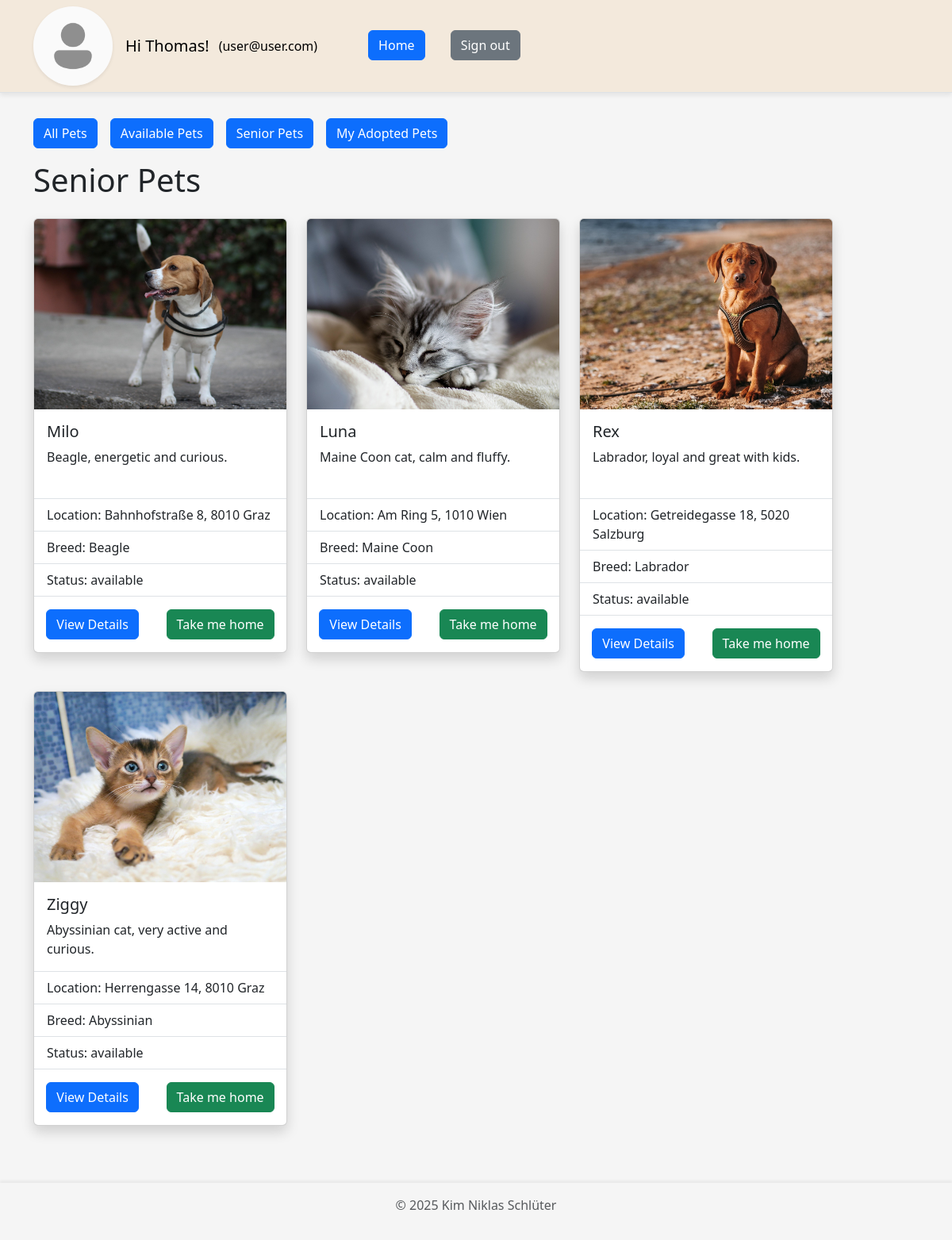
/website/home.php?senior=true (signed in), run on an earlier commit of the app's database.
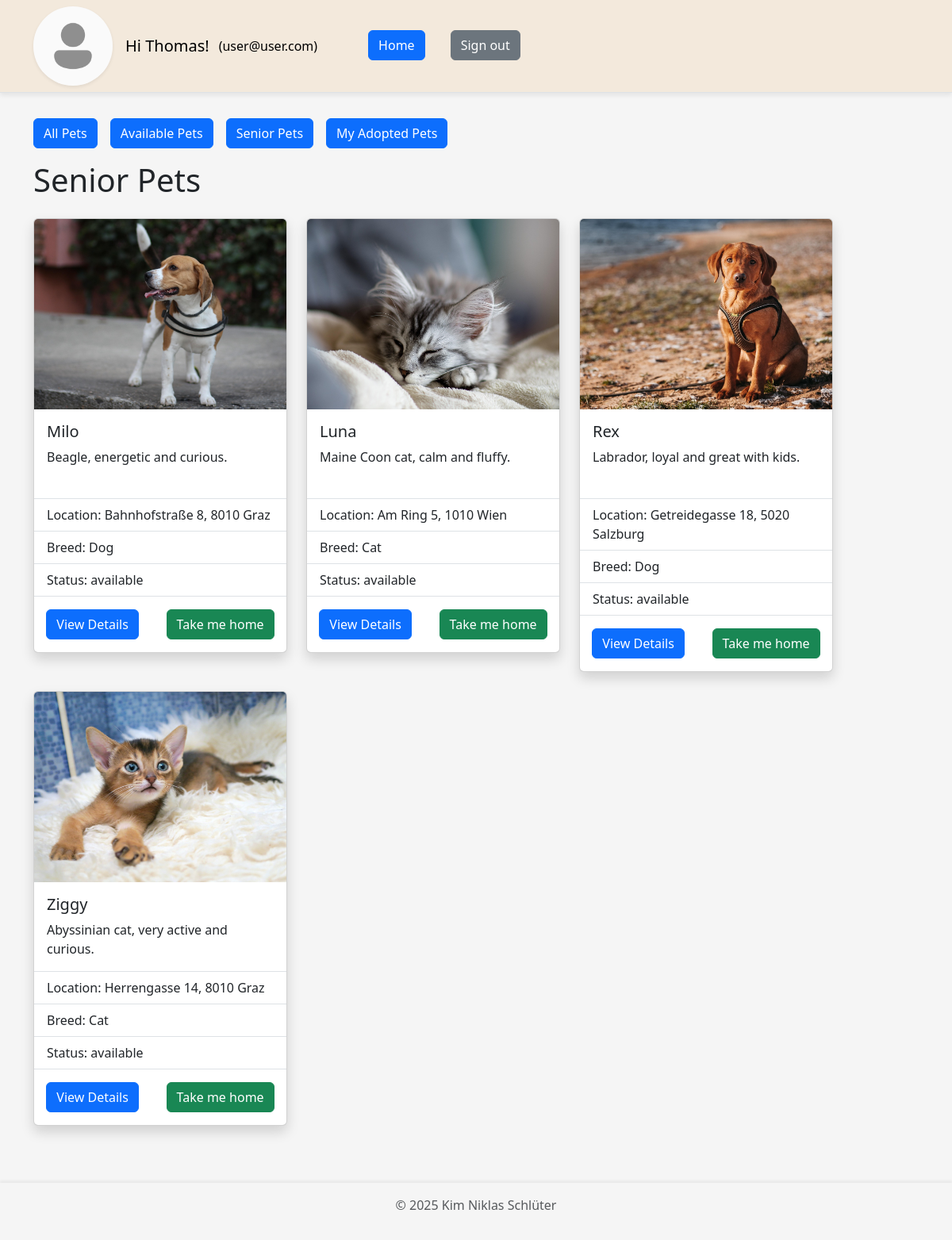
And on a later commit of the database.
### tables this page shows
CREATE TABLE `user` (
  `id` int(11) NOT NULL,
  `email` varchar(200) NOT NULL,
  `password` varchar(255) NOT NULL,
  `first_name` varchar(100) NOT NULL,
  `last_name` varchar(100) NOT NULL,
  `phone` varchar(50) NOT NULL,
  `address` varchar(100) NOT NULL,
  `picture` varchar(255) NOT NULL,
  `authority` enum('user','admin') NOT NULL
);

CREATE TABLE `animal` (
  `id` int(11) NOT NULL,
  `name` varchar(100) NOT NULL,
  `picture` varchar(255) DEFAULT NULL,
  `location` varchar(100) NOT NULL,
  `description` text DEFAULT NULL,
  `size` enum('small','default','big') NOT NULL DEFAULT 'default',
  `age` int(11) DEFAULT NULL,
  `vaccinated` tinyint(1) NOT NULL,
  `status` enum('available','adopted') NOT NULL DEFAULT 'available',
  `breed_id` int(11) NOT NULL
);

CREATE TABLE `breed` (
  `id` int(11) NOT NULL,
  `name` varchar(100) NOT NULL
);

### website/components/animals.php (called while the page is built, shortened)
<?php
require_once __DIR__ . '/db_connect.php';
require_once __DIR__ . '/util.php';
$conn = db_connect();
function create_response($status, $message, $data = [])
{
  $response = [
    "status" => $status,
    "message" => $message,
    "data" => $data
  ];
  return $response;
}
function fetch_animals_internal($sql)
{
  global $conn;
  $result = mysqli_query($conn, $sql);
  $rows = mysqli_fetch_all($result, MYSQLI_ASSOC);
  return create_response("200", "Successfully fetched animals.", $rows);
}
function get_animals_age_greater($minAge)
{
  return fetch_animals_internal("SELECT * FROM `animal` WHERE age > $minAge");
}
function get_breed_by_id($breed_id)
{
  global $conn;
  $sql = "SELECT * FROM `breed` WHERE id=$breed_id";
  $result = mysqli_query($conn, $sql);
  $row = mysqli_fetch_assoc($result);
  return $row;
}
function get_animal_picture_url($animalData)
{
  return $animalData['picture'] ? PICTURE_FOLDER_NAME . '/' . $animalData['picture'] : ANIMAL_DEFAULT_PICTURE_URL;
}

### website/components/util.php (called while the page is built, shortened)
<?php
function get_my_user_id_from_session()
{
  if (isset($_SESSION["user"])) {
    return $_SESSION["user"];
  } else if (isset($_SESSION["admin"])) {
    return $_SESSION["admin"];
  } else {
    return null;
  }
}
function get_user_data($conn, $userId)
{
  $sql = "SELECT * FROM `user` WHERE `id`='$userId'";
  $result = mysqli_query($conn, $sql);
  if ($result) {
    $row = mysqli_fetch_assoc($result);
    $defaultImgUrl = './' . PICTURE_FOLDER_NAME . '/user.png';
    if (empty($row['picture'])) {
      $row['profile_img_url'] = $defaultImgUrl;
    } else {
      $pictureUrl = './' . PICTURE_FOLDER_NAME . '/' . $row['picture'];
      if (!file_exists($pictureUrl)) {
        $row['profile_img_url'] = $defaultImgUrl;
      } else {
        $row['profile_img_url'] = $pictureUrl;
      }
    }
  }
  return $row;
}
function is_bool_input_true($varName)
{
  return isset($_GET[$varName]) && filter_var($_GET[$varName], FILTER_VALIDATE_BOOL, FILTER_NULL_ON_FAILURE) === true;
}

### website/components/card_layout.php (the view, shortened to what this page needs)
<?php
function create_card_layout_for_animals($response)
{
  $rows = $response['data'];
  $layout = "<div class='row row-cols-1 row-cols-md-2 row-cols-lg-3 row-cols-xl-3 row-cols-xxl-4
                         justify-content-center justify-content-md-start'>";
  foreach ($rows as $animal) {
    $animalPictureUrl = get_animal_picture_url($animal);
    $breedData = get_breed_by_id($animal['breed_id']);
    $layout .= "
    <div style='width: fit-content;'>
      <div class='card shadow mb-4 d-flex flex-column justify-content-between align-items-center' style='max-width: 20rem;'>";
    $layout .= "<div>
                  <div class='animal-picture-container'>
                    <img src='$animalPictureUrl' class='card-img-top animal-image' alt=''>
                  </div>
                  <div class='card-body'>
                    <h5 class='card-title'>{$animal['name']}</h5>
                    <p class='card-text' style='min-height: 48px'>{$animal['description']}</p>
                  </div>
                </div>";
    $layout .= "<div style='width: 100%'>";
    $layout .= "<ul class='list-group list-group-flush'>
                  <li class='list-group-item' style='padding: 0'></li>
                    <li class='list-group-item'>Location: {$animal['location']}</li>
                    <li class='list-group-item'>Breed: {$breedData['name']}</li>
                    <li class='list-group-item'>Status: {$animal['status']}</li>
                  <li class='list-group-item'></li>
                </ul>";
    if (isset($_SESSION['user'])) {
      $layout .= "<div class='d-flex flex-row gap-1 justify-content-around mb-3' style='width:100%'>
                    <a href='./animal_details.php?id={$animal['id']}' class='btn btn-primary'>View Details</a>";
      $layout .= "<form method='POST'>
                      <input type='hidden' name='animal_id_to_adopt' value='{$animal['id']}' />
                      <input" . (($animal['status'] != 'available') ? " disabled" : "") . " type='submit' name='adopt_animal' class='btn btn-success' value='Take me home' />
                  </form>";
      $layout .= "</div>";
    } else if (isset($_SESSION['admin'])) {
      $layout .= "<div class='d-flex flex-row gap-2 justify-content-center mb-3'>
                    <a href='./animal_details.php?id={$animal['id']}' class='btn btn-primary'>View Details</a>
                    <a href='./animal_update.php?id={$animal['id']}' class='btn btn-success'>Update</a>
                    <a href='./animal_delete.php?id={$animal['id']}' class='btn btn-danger'>Delete</a>
                  </div>";
    }
    $layout .= "</div>";
    $layout .=  "</div></div>";
  }
  $layout .= "</div>";
  return $layout;
}

### website/home.php (shortened to what this page needs)
<?php
require_once './components/db_connect.php';
require_once './components/util.php';
require_once './components/animals.php';
require_once './components/card_layout.php';
$conn = db_connect();
$myUserId = get_my_user_id_from_session();
$myUserData = get_user_data($conn, $myUserId);
if (is_bool_input_true('senior')) {
  $response = get_animals_age_greater(8);
  $pageTitle = 'Senior Pets';
} else if (is_bool_input_true('my_adopted_pets')) {
  $response = get_animals_adopted_by_user($_SESSION['user']);
  $pageTitle = 'My Adopted Pets';
} else if (is_bool_input_true('available_pets')) {
  $response = get_animals_available();
  $pageTitle = 'Available Pets';
} else {
  $response = get_all_animals();
  $pageTitle = 'All Pets';
}
if ($response['status'] == 200) {
  $layout = create_card_layout_for_animals($response);
} else {
  echo "<div class='alert alert-danger' role='alert'>
          {$response['message']}
        </div>";
}
?>
<!DOCTYPE html>
<html lang="en">
<head>
  <link href="https://cdn.jsdelivr.net/npm/bootstrap@5.3.7/dist/css/bootstrap.min.css" rel="stylesheet">
  <link rel="stylesheet" href="./styles/style.css">
  <link rel="stylesheet" href="./styles/card_layout.css">
</head>
<body>
  <?php require_once './components/navbar.php'; ?>
  <div class="container mt-3 mb-5" style="flex-grow: 1;">
    <div class="d-flex gap-3 mb-3">
      <a class="btn btn-primary" href="home.php">All Pets</a>
      <a class="btn btn-primary" href="home.php?available_pets=true">Available Pets</a>
      <a class="btn btn-primary" href="home.php?senior=true">Senior Pets</a>
      <a class="btn btn-primary" href="home.php?my_adopted_pets=true">My Adopted Pets</a>
    </div>
    <h1 class="mb-4"><?= $pageTitle ?></h1>
    <?= $layout ?>
  </div>
  <?php require_once './components/footer.php'; ?>
</body>
</html>

### website/components/navbar.php (shortened to what this page needs)
<?php
$homeUrl = isset($_SESSION['admin']) ? "dashboard.php" : "home.php";
$homeName = isset($_SESSION['admin']) ? "Dashboard" : "Home";
?>
<header class='p-0 mb-3 border-bottom title-row'>
  <nav class="navbar navbar-expand-lg" style="min-height: 3.5rem">
    <div class="container">
      <?php if (isset($_SESSION['user']) || isset($_SESSION['admin'])) { ?>
        <a href='<?= $homeUrl ?>' class='d-block me-3'>
          <img src='<?= $myUserData['profile_img_url'] ?? '' ?>' alt='profile image' width='100' height='100' class='rounded-circle shadow-sm' style='object-fit:cover;'>
        </a>
        <a class="navbar-brand me-1" href="<?= $homeUrl ?>">Hi <?= $myUserData['first_name'] ?? '' ?>!</a>
      <?php } ?>
      <div class="collapse navbar-collapse" id="navbarNav">
        <ul class="navbar-nav gap-2">
          <?php if (isset($_SESSION['user']) || isset($_SESSION['admin'])) { ?>
            <li class="nav-item me-5">
              <a class="nav-link link-body-emphasis" href="#"><?= '(' . $myUserData['email'] . ')' ?></a>
            </li>
            <li class="nav-item me-4">
              <a class="btn btn-primary" href="<?= $homeUrl ?>"><?= $homeName ?></a>
            </li>
            <li class="nav-item">
              <a class="btn btn-secondary" href="logout.php">Sign out</a>
            </li>
          <?php } ?>
        </ul>
      </div>
    </div>
  </nav>
</header>

### website/components/footer.php
<footer class="py-3">
  <p class="text-center text-body-secondary">© 2025 Kim Niklas Schl&uuml;ter</p>
</footer>

### website/styles/style.css (style rules this page uses)
body { background-color: whitesmoke; display: flex; flex-flow: column nowrap; justify-content: flex-start; min-height: 100vh; }
footer { background-color: whitesmoke; box-shadow: 0 -3px 3px rgba(0, 0, 0, 0.05); }

### website/styles/card_layout.css (style rules this page uses)
.animal-picture-container { width: 100%; height: 15rem; margin: 0 !important; overflow: hidden; }
.animal-image { width: 100%; height: 100%; object-fit: cover; }

What changed in the data, as far as the page shows it:
changed animal "Milo": breed.name "Beagle" → "Dog"
changed animal "Luna": breed.name "Maine Coon" → "Cat"
changed animal "Rex": breed.name "Labrador" → "Dog"
changed animal "Ziggy": breed.name "Abyssinian" → "Cat"
